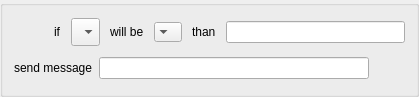
<?xml version="1.0" encoding="UTF-8"?>
<ui version="4.0">
 <class>ScenariosItemBox</class>
 <widget class="QGroupBox" name="ScenariosItemBox">
  <property name="geometry">
   <rect>
    <x>0</x>
    <y>0</y>
    <width>419</width>
    <height>90</height>
   </rect>
  </property>
  <property name="sizePolicy">
   <sizepolicy hsizetype="Minimum" vsizetype="Minimum">
    <horstretch>0</horstretch>
    <verstretch>0</verstretch>
   </sizepolicy>
  </property>
  <property name="windowTitle">
   <string>GroupBox</string>
  </property>
  <layout class="QVBoxLayout" name="verticalLayout">
   <item>
    <layout class="QHBoxLayout" name="horizontalLayout_2">
     <property name="spacing">
      <number>10</number>
     </property>
     <property name="leftMargin">
      <number>0</number>
     </property>
     <property name="topMargin">
      <number>0</number>
     </property>
     <property name="rightMargin">
      <number>0</number>
     </property>
     <property name="bottomMargin">
      <number>0</number>
     </property>
     <item>
      <widget class="QPushButton" name="enable_pushButton">
       <property name="minimumSize">
        <size>
         <width>30</width>
         <height>30</height>
        </size>
       </property>
       <property name="maximumSize">
        <size>
         <width>30</width>
         <height>30</height>
        </size>
       </property>
       <property name="text">
        <string/>
       </property>
       <property name="icon">
        <iconset resource="../Resources/files.qrc">
         <normaloff>:/icons/toggle_off.svg</normaloff>
         <normalon>:/icons/toggle_on.svg</normalon>:/icons/toggle_off.svg</iconset>
       </property>
       <property name="iconSize">
        <size>
         <width>30</width>
         <height>30</height>
        </size>
       </property>
       <property name="flat">
        <bool>true</bool>
       </property>
      </widget>
     </item>
     <item>
      <widget class="QLabel" name="label">
       <property name="sizePolicy">
        <sizepolicy hsizetype="Preferred" vsizetype="Fixed">
         <horstretch>0</horstretch>
         <verstretch>0</verstretch>
        </sizepolicy>
       </property>
       <property name="text">
        <string>if</string>
       </property>
      </widget>
     </item>
     <item>
      <widget class="QComboBox" name="viewItem_comboBox">
       <property name="sizePolicy">
        <sizepolicy hsizetype="Preferred" vsizetype="Fixed">
         <horstretch>0</horstretch>
         <verstretch>0</verstretch>
        </sizepolicy>
       </property>
       <property name="sizeAdjustPolicy">
        <enum>QComboBox::AdjustToMinimumContentsLengthWithIcon</enum>
       </property>
       <property name="iconSize">
        <size>
         <width>20</width>
         <height>20</height>
        </size>
       </property>
      </widget>
     </item>
     <item>
      <widget class="QLabel" name="label_2">
       <property name="sizePolicy">
        <sizepolicy hsizetype="Preferred" vsizetype="Fixed">
         <horstretch>0</horstretch>
         <verstretch>0</verstretch>
        </sizepolicy>
       </property>
       <property name="text">
        <string>will be</string>
       </property>
      </widget>
     </item>
     <item>
      <widget class="QComboBox" name="comparison_comboBox">
       <property name="sizePolicy">
        <sizepolicy hsizetype="Preferred" vsizetype="Fixed">
         <horstretch>0</horstretch>
         <verstretch>0</verstretch>
        </sizepolicy>
       </property>
       <property name="maximumSize">
        <size>
         <width>40</width>
         <height>16777215</height>
        </size>
       </property>
       <property name="layoutDirection">
        <enum>Qt::RightToLeft</enum>
       </property>
       <property name="autoFillBackground">
        <bool>true</bool>
       </property>
       <property name="currentText">
        <string notr="true"/>
       </property>
       <property name="insertPolicy">
        <enum>QComboBox::InsertAtTop</enum>
       </property>
       <property name="sizeAdjustPolicy">
        <enum>QComboBox::AdjustToContentsOnFirstShow</enum>
       </property>
       <property name="iconSize">
        <size>
         <width>20</width>
         <height>20</height>
        </size>
       </property>
       <property name="frame">
        <bool>false</bool>
       </property>
       <item>
        <property name="text">
         <string notr="true"/>
        </property>
        <property name="icon">
         <iconset resource="../Resources/files.qrc">
          <normaloff>:/icons/comparison_icons/comparison_icons/more.svg</normaloff>:/icons/comparison_icons/comparison_icons/more.svg</iconset>
        </property>
       </item>
       <item>
        <property name="text">
         <string/>
        </property>
        <property name="icon">
         <iconset resource="../Resources/files.qrc">
          <normaloff>:/icons/comparison_icons/comparison_icons/less.svg</normaloff>:/icons/comparison_icons/comparison_icons/less.svg</iconset>
        </property>
       </item>
       <item>
        <property name="text">
         <string/>
        </property>
        <property name="icon">
         <iconset resource="../Resources/files.qrc">
          <normaloff>:/icons/comparison_icons/comparison_icons/equal.svg</normaloff>:/icons/comparison_icons/comparison_icons/equal.svg</iconset>
        </property>
       </item>
      </widget>
     </item>
     <item>
      <widget class="QLabel" name="label_3">
       <property name="sizePolicy">
        <sizepolicy hsizetype="Preferred" vsizetype="Fixed">
         <horstretch>0</horstretch>
         <verstretch>0</verstretch>
        </sizepolicy>
       </property>
       <property name="text">
        <string>than</string>
       </property>
      </widget>
     </item>
     <item>
      <widget class="QLineEdit" name="targetValue_lineEdit"/>
     </item>
    </layout>
   </item>
   <item>
    <layout class="QHBoxLayout" name="horizontalLayout">
     <item>
      <widget class="QLabel" name="label_4">
       <property name="sizePolicy">
        <sizepolicy hsizetype="Preferred" vsizetype="Fixed">
         <horstretch>0</horstretch>
         <verstretch>0</verstretch>
        </sizepolicy>
       </property>
       <property name="text">
        <string>send message</string>
       </property>
      </widget>
     </item>
     <item>
      <widget class="QLineEdit" name="msg_lineEdit"/>
     </item>
     <item>
      <widget class="QPushButton" name="remove_pushButton">
       <property name="minimumSize">
        <size>
         <width>30</width>
         <height>30</height>
        </size>
       </property>
       <property name="maximumSize">
        <size>
         <width>30</width>
         <height>30</height>
        </size>
       </property>
       <property name="text">
        <string/>
       </property>
       <property name="icon">
        <iconset resource="../Resources/files.qrc">
         <normaloff>:/icons/close.svg</normaloff>:/icons/close.svg</iconset>
       </property>
       <property name="iconSize">
        <size>
         <width>30</width>
         <height>30</height>
        </size>
       </property>
       <property name="flat">
        <bool>true</bool>
       </property>
      </widget>
     </item>
    </layout>
   </item>
  </layout>
 </widget>
 <resources>
  <include location="../Resources/files.qrc"/>
 </resources>
 <connections/>
</ui>
